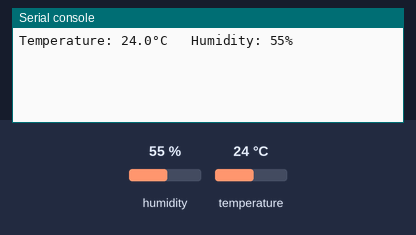
Recording of a program running on a simulated Raspberry Pi Pico running MicroPython. Parts: the last lines printed to the serial console. Inputs (shaded band) come from the test bench; at power-on: humidity 55 %, temperature 24 °C.

Above: at 1.2 s.
1.3 s: humidity set to 22 %
At 3.5 s:
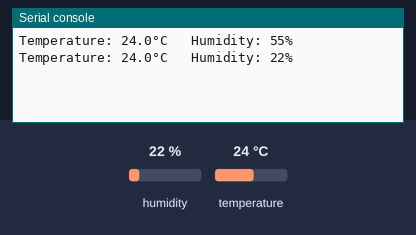
4.0 s: temperature set to 12 °C
At 4.6 s:
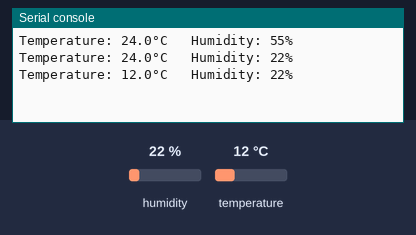
6.7 s: humidity set to 40 %
At 9.3 s:
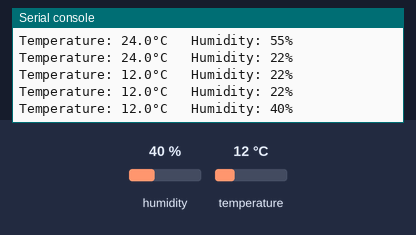
Timing chart, 0 to 10.8 s (numbered marks = the images above; inputs shaded):
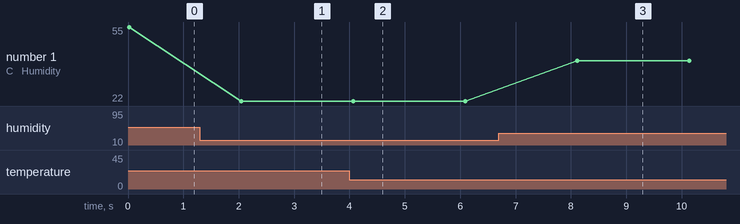

Measured:
- after the input at 1.3 s, the serial console: prints a new line after 0.75 s (image 1)
- after the input at 4.0 s, the serial console: prints a new line after 0.07 s (image 2)
- after the input at 6.7 s, the serial console: prints a new line after 1.4 s (image 3)
- plotted number 1: 55 → 22 after the input at 1.3 s, 22 → 40 after the input at 6.7 s

The program:

dht22_test.py
```python
from machine import Pin
from time import sleep
import dht

sensor = dht.DHT22(Pin(2))

while True:
    sensor.measure()
    temp = sensor.temperature()
    hum = sensor.humidity()
    print("Temperature: {}°C   Humidity: {:.0f}% ".format(temp, hum))
    sleep(2)
```
